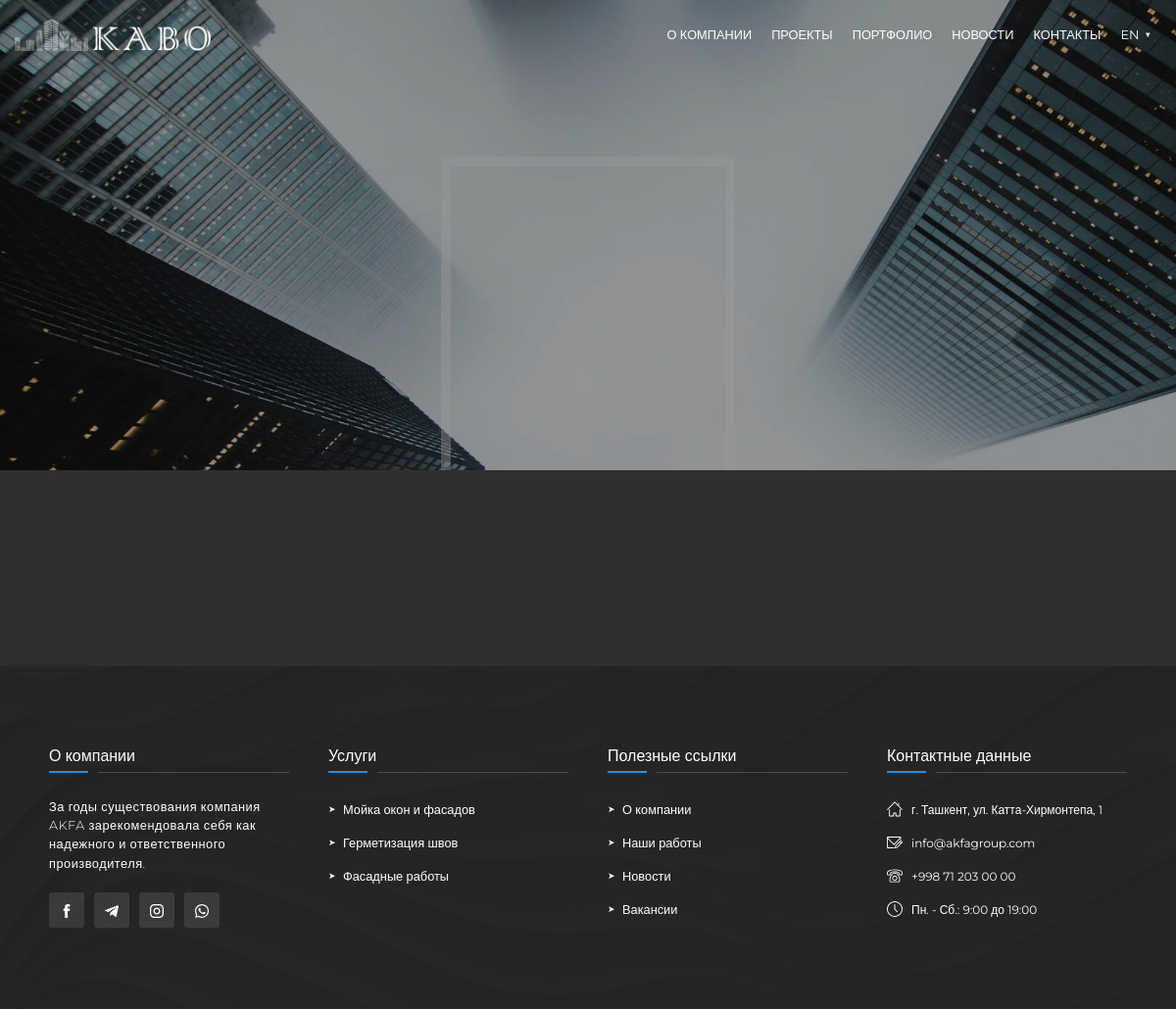
The page /about/partners/ on the database as committed earlier.
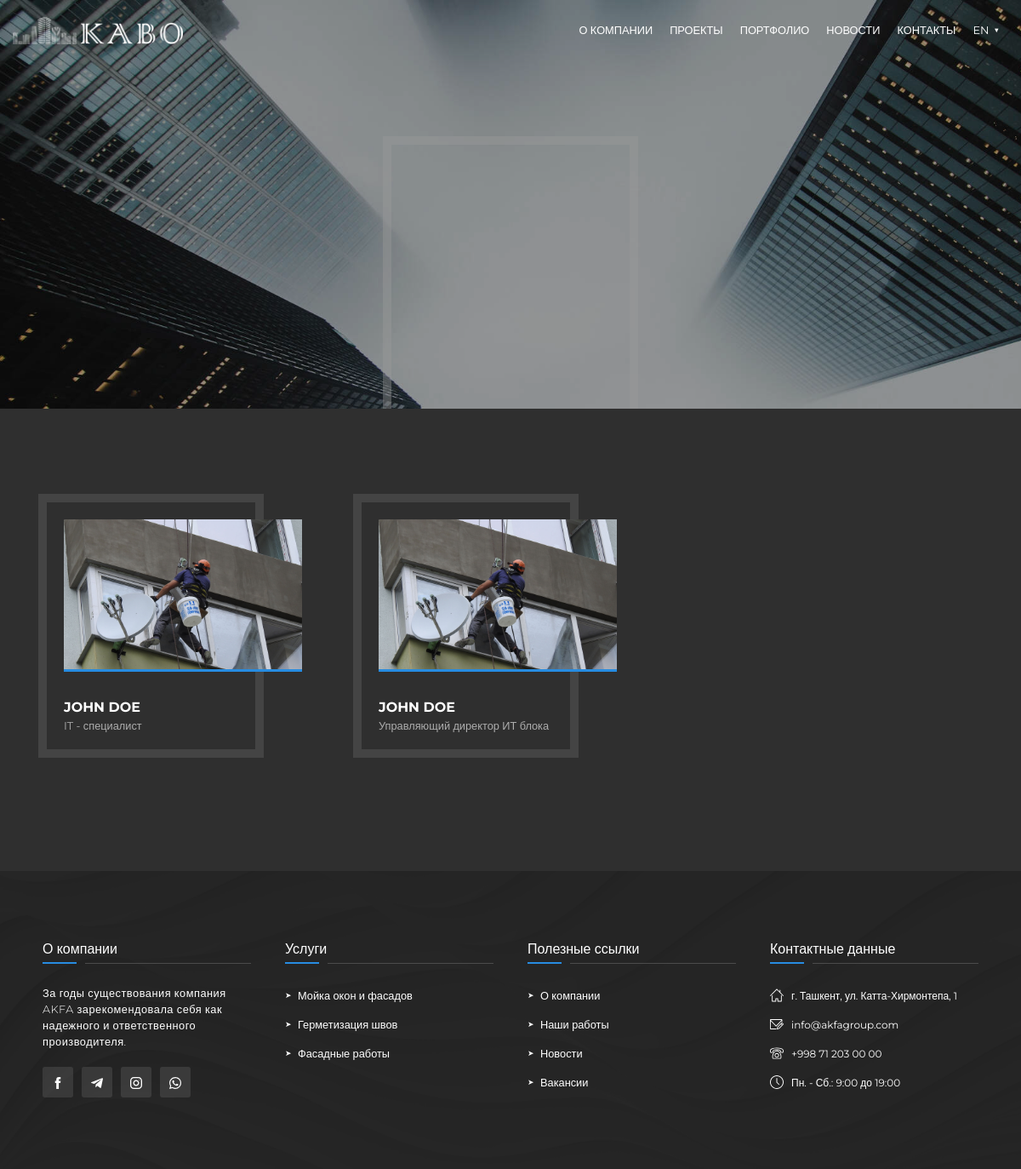
The same page on the database as committed later.
### abcompany/models.py (models this page shows, shortened)
class PartnersModel(models.Model):
    name = models.CharField(max_length=150, null=True, blank=True)
    position = models.CharField(max_length=150, null=True, blank=True)
    description = RichTextField()
    image = models.ImageField(upload_to=team_upload_location, blank=True, null=True)
    class Meta:
        verbose_name = 'Partners'
        verbose_name_plural = 'Partners'
    def imageUrl(self):
        return self.image.url

### abcompany/views.py (the view)
# urls.py: path('partners/', partners, name='partners'),
def partners(request):
    context = {}
    partners = PartnersModel.objects.all()
    context['partners'] = partners
    return render(request, 'pages/partners.html', context)

### abcompany/templates/pages/partners.html (shortened to what this page needs)
{% extends 'base.html' %}
{% load mathfilters %}
{% load static %}
{% load i18n %}
{% block content %}
        <header class="header_promo other_pages_header">
            <div class="header_promo_background" style="background-image: url('{% static 'img/promo.jpg' %}')"></div>
            <div class="video_overlay"></div>
        </header>
    <section class="team partners">
        <div class="container">
            <ul>
                {% for partner in partners %}
                    <li class="team_items">
                        <a href="{% url 'about:partners-individual' partner.id %}">
                            <div class="team_img">
                                <img src="{{ partner.imageUrl}}" alt="">
                            </div>
                            <div class="team_caption">
                                <span>{{ partner.name}}</span>
                                <small>{{ partner.position}}</small>
                            </div>
                        </a>
                    </li>
                {% endfor %}
            </ul>
        </div>
    </section>
{% endblock content %}

Rows that differ between the two databases and show on the page:
added PartnersModel: imageUrl (picture), name "JOHN DOE", position "IT - специалист"
added PartnersModel: imageUrl (picture), name "JOHN DOE", position "Управляющий директор ИТ блока"
